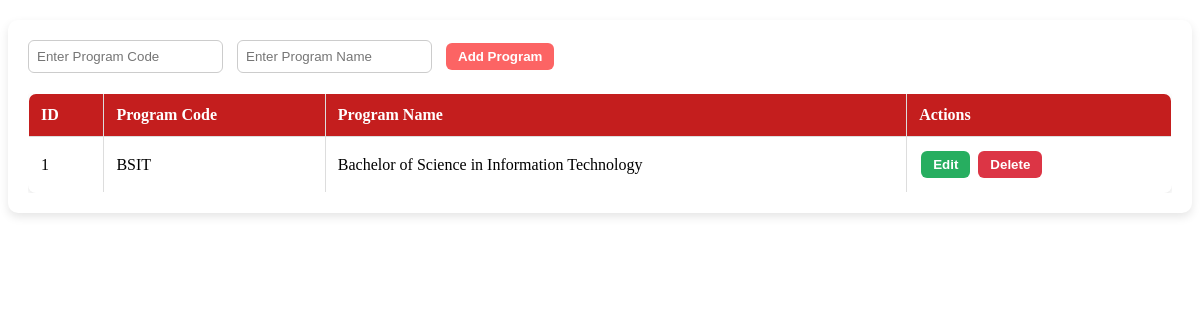
The app's page /registrar_pages/manage_program.php, older data.
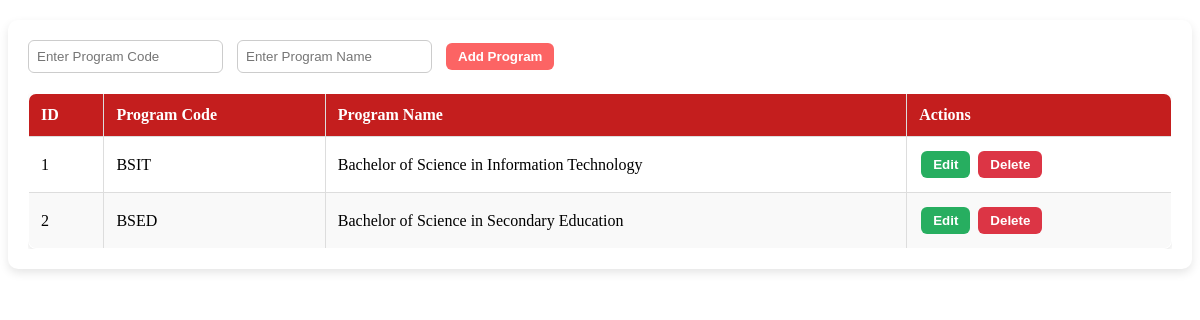
The same page, newer data.
### tables this page shows
CREATE TABLE `programs` (
  `id` int(11) NOT NULL,
  `program_code` varchar(50) NOT NULL,
  `program_name` varchar(100) NOT NULL
);

### registrar_pages/manage_program.php (the view, shortened to what this page needs)
<?php
require __DIR__ . '/../db_connect.php';
$edit_mode = false;
$edit_id = null;
$edit_code = "";
$edit_name = "";
$programs = $pdo->query("SELECT * FROM programs ORDER BY id ASC")->fetchAll(PDO::FETCH_ASSOC);
?>
<div class="container">
    <form method="POST" class="form-box">
        <input type="text" name="program_code" placeholder="Enter Program Code"
               value="<?= htmlspecialchars($edit_code); ?>" required>
        <input type="text" name="program_name" placeholder="Enter Program Name"
               value="<?= htmlspecialchars($edit_name); ?>" required>
        <?php if ($edit_mode): ?>
            <input type="hidden" name="id" value="<?= $edit_id; ?>">
            <button type="submit" name="update_program" class="btn btn-warning">Update Program</button>
            <a href="" class="btn btn-secondary">Cancel</a>
        <?php else: ?>
            <button type="submit" name="add_program" class="btn btn-primary">Add Program</button>
        <?php endif; ?>
    </form>
    <div class="table-box">
        <table class="styled-table">
            <thead>
                <tr>
                    <th>ID</th>
                    <th>Program Code</th>
                    <th>Program Name</th>
                    <th>Actions</th>
                </tr>
            </thead>
            <tbody>
            <?php foreach ($programs as $program): ?>
                <tr>
                    <td><?= $program['id']; ?></td>
                    <td><?= htmlspecialchars($program['program_code']); ?></td>
                    <td><?= htmlspecialchars($program['program_name']); ?></td>
                    <td>
                        <form method="POST" class="inline-form">
                            <button type="submit" name="edit_program" class="btn btn-info">Edit</button>
                        </form>
                        <form method="POST" class="inline-form">
                            <button type="submit" name="delete_program" class="btn btn-danger" onclick="return confirm('Are you sure you want to delete this program?')">Delete</button>
                        </form>
                    </td>
                </tr>
            <?php endforeach; ?>
            </tbody>
        </table>
    </div>
</div>

Row changes from the older to the newer data that the page shows:
added programs: id "2", program_code "BSED", program_name "Bachelor of Science in Secondary Education"
